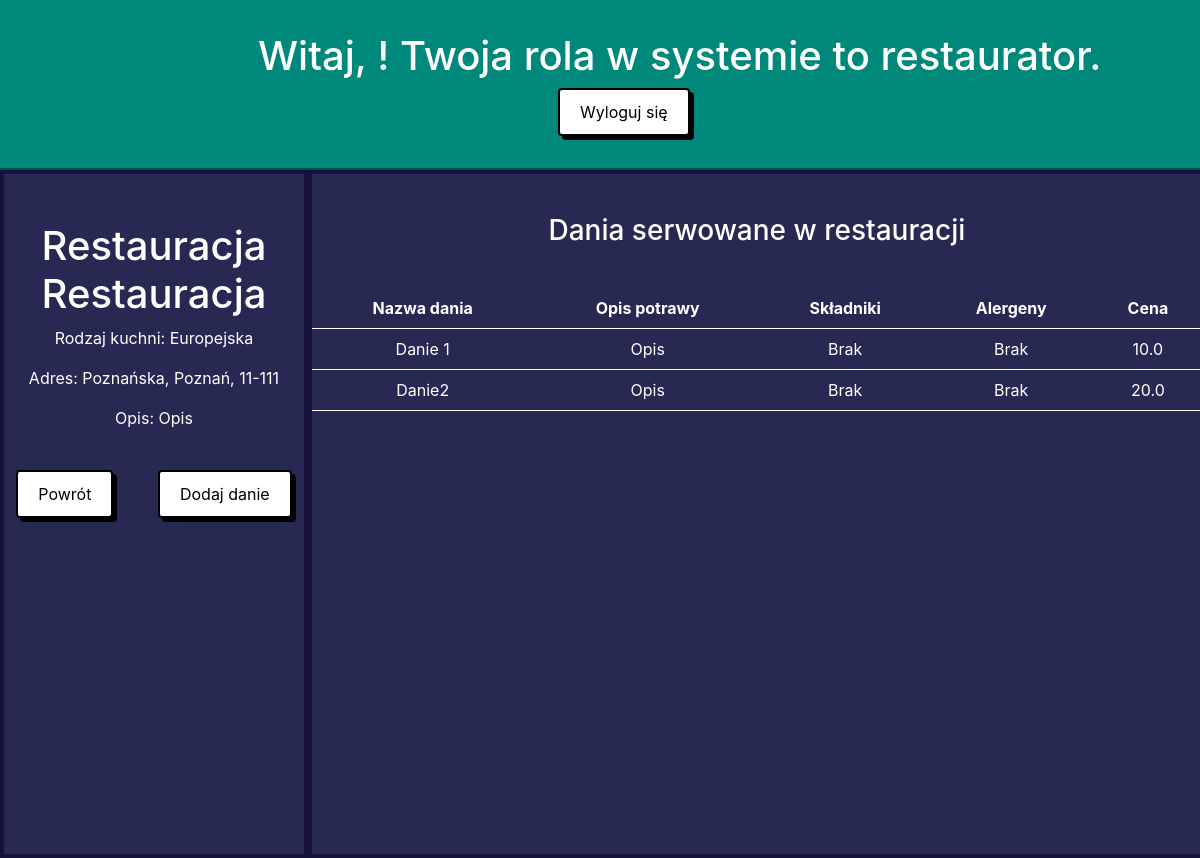
The app's page /dashboard/restaurant/restauracja/ (signed in) with its own data.
### app/models.py (models this page shows, shortened)
class CustomUser(AbstractUser):
    USER_ROLE = [
        ('customer', 'klient', ),
        ('restaurant', 'restaurator'),
        ('supplier', 'dostawca'),
    ]
    user_role = models.CharField(max_length=30, choices=USER_ROLE)

class Restaurant(models.Model):
    name = models.CharField(max_length=50)
    category = models.CharField(max_length=30, choices=CUISINE_CATEGORY)
    address_city = models.CharField(max_length=30)
    address_street = models.CharField(max_length=30)
    address_postalcode = models.CharField(max_length=6)
    description = models.CharField(max_length=200)
    owner = models.ForeignKey(settings.AUTH_USER_MODEL, on_delete=models.DO_NOTHING)
    slug = models.SlugField(max_length=255, unique=True, null=True)

class Dish(models.Model):
    name = models.CharField(max_length=50)
    price = models.FloatField(max_length=6)
    description = models.CharField(max_length=100)
    ingredients = models.CharField(max_length=150, null=True)
    alergens = models.CharField(max_length=50)
    restaurant_id = models.ForeignKey('Restaurant', null=True, on_delete=models.DO_NOTHING)

### app/views.py (the view)
# urls.py: path('dashboard/restaurant/<slug:slug>/', views.displayRestaurant, name='view_restaurant'),
def displayRestaurant(request, slug):
    args = {}
    args['restaurant'] = Restaurant.objects.get(slug=slug)
    args['dishes'] = Dish.objects.filter(restaurant_id=args['restaurant'].id)
    role = request.user.user_role
    if role == 'restaurant':
        return render(request, 'view_restaurant_owner.html', args)
    elif role == 'customer':
        return render(request, 'view_restaurant.html', args)

### app/templates/view_restaurant_owner.html (shortened to what this page needs)
{% extends 'dashboard.html' %}
  {% load static %}
  {% block content %}
    <div id="main-container">
      <div id="restaurants-details-container">
          <div id="restaurants-details">
          <h1><h1>Restauracja {{ restaurant.name }}</h1></h1>
        <p>Rodzaj kuchni: {{ restaurant.get_category_display }}</p>
        <p>Adres: {{ restaurant.address_street }}, {{ restaurant.address_city }}, {{ restaurant.address_postalcode }}</p>
        <p>Opis: {{ restaurant.description }}</p>
              <br>
              <a class="reg-log-button" id="back-button" href="/dashboard/"><button>Powrót</button></a>
              <a class="reg-log-button" href="./add-dish/"><button>Dodaj danie</button></a>
      </div>
      </div>
    <div id="restaurant-dishes-container">
      <div id="restaurant-dishes">
          <h3>Dania serwowane w restauracji</h3>
          <table id="dishes-table">
            <tr>
              <th>Nazwa dania</th>
              <th>Opis potrawy</th>
              <th>Składniki</th>
              <th>Alergeny</th>
              <th>Cena</th>
            </tr>
            {% for dish in dishes %}
            <tr>
              <td>{{ dish.name }}</td>
              <td>{{ dish.description}}</td>
              <td>{{ dish.ingredients }}</td>
              <td>{{ dish.alergens}}</td>
              <td id="price-btn-add-{{ forloop.counter0 }}">{{ dish.price}}</td>
            </tr>
            {% endfor %}
          </table>
      </div>
    </div>
    </div>
    {% endblock %}

### app/templates/dashboard.html (shortened to what this page needs)
{% load static %}
<!doctype html>
<html lang="en">
<head>
  <link rel="stylesheet" href="{% static 'css/style.css' %}">
  <link rel="stylesheet" href="https://stackpath.bootstrapcdn.com/bootstrap/4.3.1/css/bootstrap.min.css">
</head>
<body style="background-color: #272953">
    <div id="dashboard-header">
        <h1>Witaj, {{ user_name }}! Twoja rola w systemie to {{ user.get_user_role_display }}.</h1>
        <a class="reg-log-button" href="http://127.0.0.1:8000/logout/"><button>Wyloguj się</button></a>
    </div>
    <div id="main-container">
      {% block content %}
      {% endblock %}
    </div>
</body>
</html>

### app/static/css/style.css (style rules this page uses)
body { margin: 0; padding: 0; color: white; background-color: #272953; }
#main-container { width: 100vw; height: 86.05vh; color: white; background-color: #272953; }
.reg-log-button > button { border: 2px solid black; background-color: #FFFFFF; box-shadow: 4px 4px black; padding-left: 20px; padding-right: 20px; padding-top: 10px; padding-bottom: 10px; border-radius: 4px; }
#dashboard-header { padding-left: 21.5vw; padding-top: 4vh; padding-bottom: 4vh; background-color: #00887A; border-bottom: 2px solid #005546; color: white; }
#dashboard-header > h1 { float: left; }
#dashboard-header > .reg-log-button { margin-left: 300px; }
td, th { border-bottom: 2px solid white; padding: 0.5rem; }
td, th { border-bottom: 2px solid #16113A; padding: 0.5rem; }
td, th { border-bottom: 1px solid white; padding: 0.5rem; }
#restaurants-details-container { float: left; background-color: #272953; padding-bottom: 20px; border: 4px solid #16113A; }
#restaurants-details { overflow-x:auto; padding-top: 40px; padding-bottom: 40px; background-color: #272953; width:25vw; height: 80vh; color: white; text-align: center; }
#restaurant-dishes-container { float: left; background-color: #272953; padding-bottom: 20px; border: 4px solid #16113A; }
#restaurant-dishes { float: left; overflow-x:auto; padding-top: 40px; padding-bottom: 40px; background-color: #272953; width:74.15vw; height: 82vh; color: white; text-align: center; }
#dishes-table { table-layout: auto; margin-top: 40px; width: 100%; margin-left: auto; margin-right: auto; text-align: center; }
#main-container { display: flex; }
#back-button { margin-right: 40px; }
a > button { cursor: pointer; }

### records on screen
CustomUser: user_role "restaurator"
Restaurant: name "Restauracja", category "Europejska", address_street "Poznańska", address_city "Poznań", address_postalcode "11-111", description "Opis"
Dish: name "Danie 1", description "Opis", ingredients "Brak", alergens "Brak", price "10.0"
Dish: name "Danie2", description "Opis", ingredients "Brak", alergens "Brak", price "20.0"
